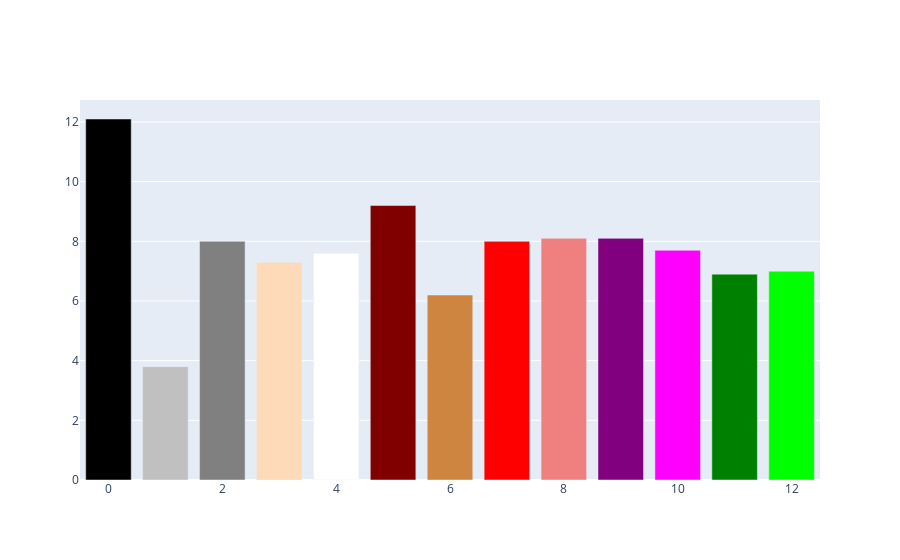

Notebook code for this chart:
### Code cell
url = Artwork.image_url[123]
arr = url2array(url)
img = url2img(url)

distance_matrix = np.zeros((arr.shape[0], arr.shape[1], len(color_palette.values())))
for i, color in enumerate(color_palette.values()):
    dist_arr = np.sqrt( (arr[:, :, 0] - color[0])**2 + (arr[:, :, 1] - color[1])**2 + (arr[:, :, 2] - color[2])**2  )
    distance_matrix[:, :, i] = dist_arr
    
mat_colors = np.zeros((arr.shape[0], arr.shape[1]))
for x in range(distance_matrix.shape[0]):
    for y in range(distance_matrix.shape[1]):
        mat_colors[x, y] = distance_matrix[x, y, :].argmin()
        
i_colors, color_frequencies = np.unique(mat_colors, return_counts=True)
color_frequencies = (color_frequencies / mat_colors.size * 100).round(1)
i_colors = i_colors.astype(int)

fig = go.Figure()

color_values = list(color_palette.values())
color_values = list(map(lambda x: 'rgb'+str(x), color_values))


bar = go.Bar(
    y=color_frequencies,
    marker=dict(color=color_values)
)
    
fig.add_trace(bar)
# print(color_values[i])
fig.show()
img

### Figure 1 — Plotly figure (JSON) as saved in the notebook; plotly's stock layout.template omitted (floating-point values rounded to 4 significant figures)
{"data": [{"marker": {"color": ["rgb(0, 0, 0)", "rgb(192, 192, 192)", "rgb(128, 128, 128)", "rgb(255, 218, 185)", "rgb(255, 255, 255)", "rgb(128, 0, 0)", "rgb(205, 133, 63)", "rgb(255, 0, 0)", "rgb(240, 128, 128)", "rgb(128, 0, 128)", "rgb(255, 0, 255)", "rgb(0, 128, 0)", "rgb(0, 255, 0)", "rgb(128, 128, 0)", "rgb(255, 255, 0)", "rgb(0, 0, 128)", "rgb(0, 0, 255)", "rgb(0, 128, 128)", "rgb(0, 255, 255)", "rgb(255, 165, 0)"]}, "type": "bar", "y": [12.1, 3.8, 8, 7.3, 7.6, 9.2, 6.2, 8, 8.1, 8.1, 7.7, 6.9, 7]}], "layout": {}}
